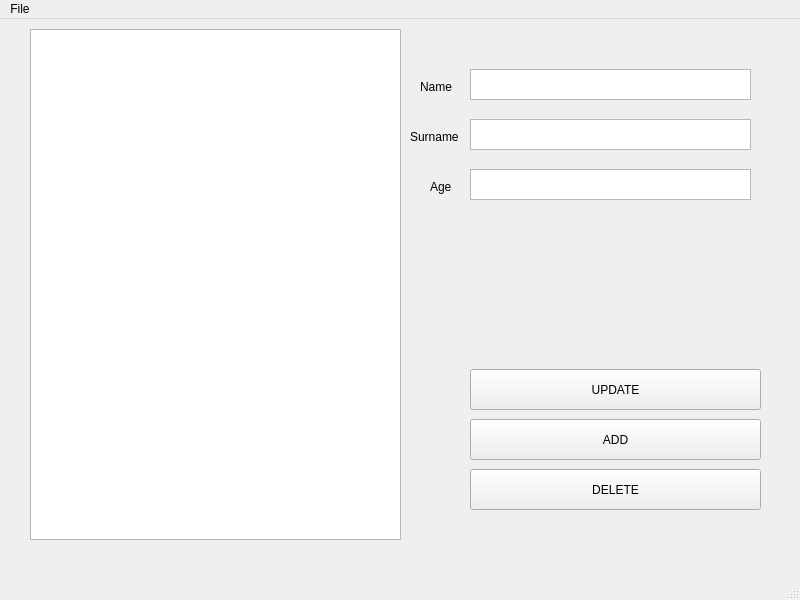
<?xml version="1.0" encoding="UTF-8"?>
<ui version="4.0">
 <class>MainWindow</class>
 <widget class="QMainWindow" name="MainWindow">
  <property name="geometry">
   <rect>
    <x>0</x>
    <y>0</y>
    <width>800</width>
    <height>600</height>
   </rect>
  </property>
  <property name="windowTitle">
   <string>MainWindow</string>
  </property>
  <widget class="QWidget" name="centralwidget">
   <widget class="QTableView" name="tableView">
    <property name="geometry">
     <rect>
      <x>30</x>
      <y>10</y>
      <width>371</width>
      <height>511</height>
     </rect>
    </property>
   </widget>
   <widget class="QTextEdit" name="textEditName">
    <property name="geometry">
     <rect>
      <x>470</x>
      <y>50</y>
      <width>281</width>
      <height>31</height>
     </rect>
    </property>
   </widget>
   <widget class="QTextEdit" name="textEditSurname">
    <property name="geometry">
     <rect>
      <x>470</x>
      <y>100</y>
      <width>281</width>
      <height>31</height>
     </rect>
    </property>
   </widget>
   <widget class="QTextEdit" name="textEditAge">
    <property name="geometry">
     <rect>
      <x>470</x>
      <y>150</y>
      <width>281</width>
      <height>31</height>
     </rect>
    </property>
   </widget>
   <widget class="QPushButton" name="updateButton">
    <property name="geometry">
     <rect>
      <x>470</x>
      <y>350</y>
      <width>291</width>
      <height>41</height>
     </rect>
    </property>
    <property name="text">
     <string>UPDATE</string>
    </property>
   </widget>
   <widget class="QPushButton" name="addButton">
    <property name="geometry">
     <rect>
      <x>470</x>
      <y>400</y>
      <width>291</width>
      <height>41</height>
     </rect>
    </property>
    <property name="text">
     <string>ADD</string>
    </property>
   </widget>
   <widget class="QPushButton" name="deleteButton">
    <property name="geometry">
     <rect>
      <x>470</x>
      <y>450</y>
      <width>291</width>
      <height>41</height>
     </rect>
    </property>
    <property name="text">
     <string>DELETE</string>
    </property>
   </widget>
   <widget class="QLabel" name="label">
    <property name="geometry">
     <rect>
      <x>420</x>
      <y>60</y>
      <width>58</width>
      <height>16</height>
     </rect>
    </property>
    <property name="text">
     <string>Name</string>
    </property>
   </widget>
   <widget class="QLabel" name="label_2">
    <property name="geometry">
     <rect>
      <x>410</x>
      <y>110</y>
      <width>58</width>
      <height>16</height>
     </rect>
    </property>
    <property name="text">
     <string>Surname</string>
    </property>
   </widget>
   <widget class="QLabel" name="label_3">
    <property name="geometry">
     <rect>
      <x>430</x>
      <y>160</y>
      <width>41</width>
      <height>16</height>
     </rect>
    </property>
    <property name="text">
     <string>Age</string>
    </property>
   </widget>
  </widget>
  <widget class="QMenuBar" name="menubar">
   <property name="geometry">
    <rect>
     <x>0</x>
     <y>0</y>
     <width>800</width>
     <height>22</height>
    </rect>
   </property>
   <widget class="QMenu" name="menuFile">
    <property name="title">
     <string>File</string>
    </property>
    <addaction name="actionOpenFile"/>
    <addaction name="actionSaveFileAs"/>
   </widget>
   <addaction name="menuFile"/>
  </widget>
  <widget class="QStatusBar" name="statusbar"/>
  <action name="actionOpenFile">
   <property name="text">
    <string>Open</string>
   </property>
  </action>
  <action name="actionSaveFileAs">
   <property name="text">
    <string>Save As</string>
   </property>
  </action>
 </widget>
 <resources/>
 <connections/>
</ui>
